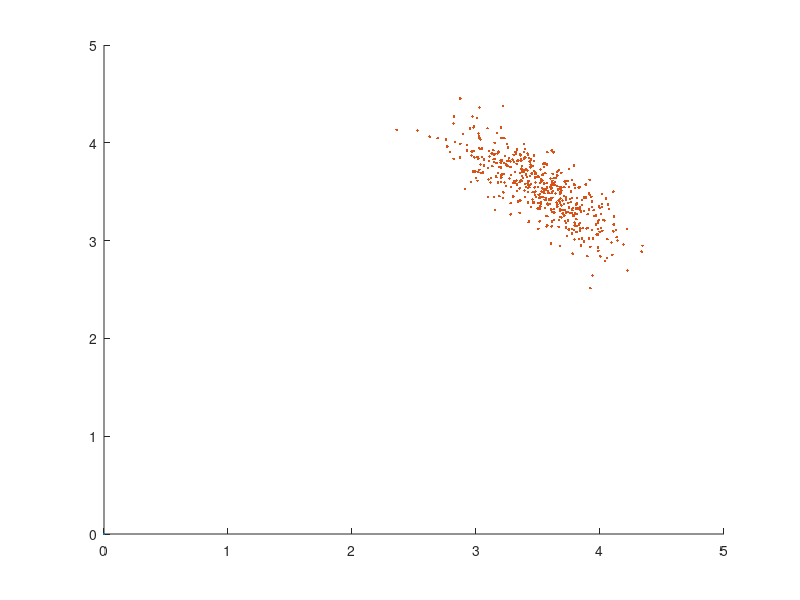

Reproduce this figure in MATLAB.
clc
close all

%Initial setting of mobile robot
x = 0;
y = 0;
theta = pi / 4;
% medium trans
a1 = 0.002;
a2 = 0.002;
a3 = 0.006;
a4 = 0.006;
trajectory_data = zeros(3, 500, 2);
trajectory_data(1, :, 1) = x;
trajectory_data(2, :, 1) = y;
trajectory_data(3, :, 1) = theta;    
delta_rot1 = 0;
delta_trans = 5;
delta_rot2 = 0;    
t = 2;
    % sampling
    for n = 1:500
        delta_rot1_noise = delta_rot1 - normrnd(0, (a1 * delta_rot1^2 + a2 * delta_trans^2));
        delta_trans_noise = delta_trans - normrnd(0, (a3 * delta_trans^2 + a4 * delta_rot1^2 + a4 * delta_rot2^2));
        delta_rot2_noise = delta_rot2 - normrnd(0, (a1 * delta_rot2^2 + a2 * delta_trans^2));

        x = trajectory_data(1,n,t-1) + delta_trans_noise * cos(theta + delta_rot1_noise);
        y = trajectory_data(2,n,t-1) + delta_trans_noise * sin(theta + delta_rot1_noise);
        theta = trajectory_data(3,n,t-1) + delta_rot1_noise + delta_rot2_noise;

        trajectory_data(1,n,t) = x;
        trajectory_data(2,n,t) = y;
        trajectory_data(3,n,t) = theta;
    end
    for m = 1:2
        scatter(trajectory_data(1,5:500,m),trajectory_data(2,5:500,m),'.');
        pause(1);
        hold on
    end